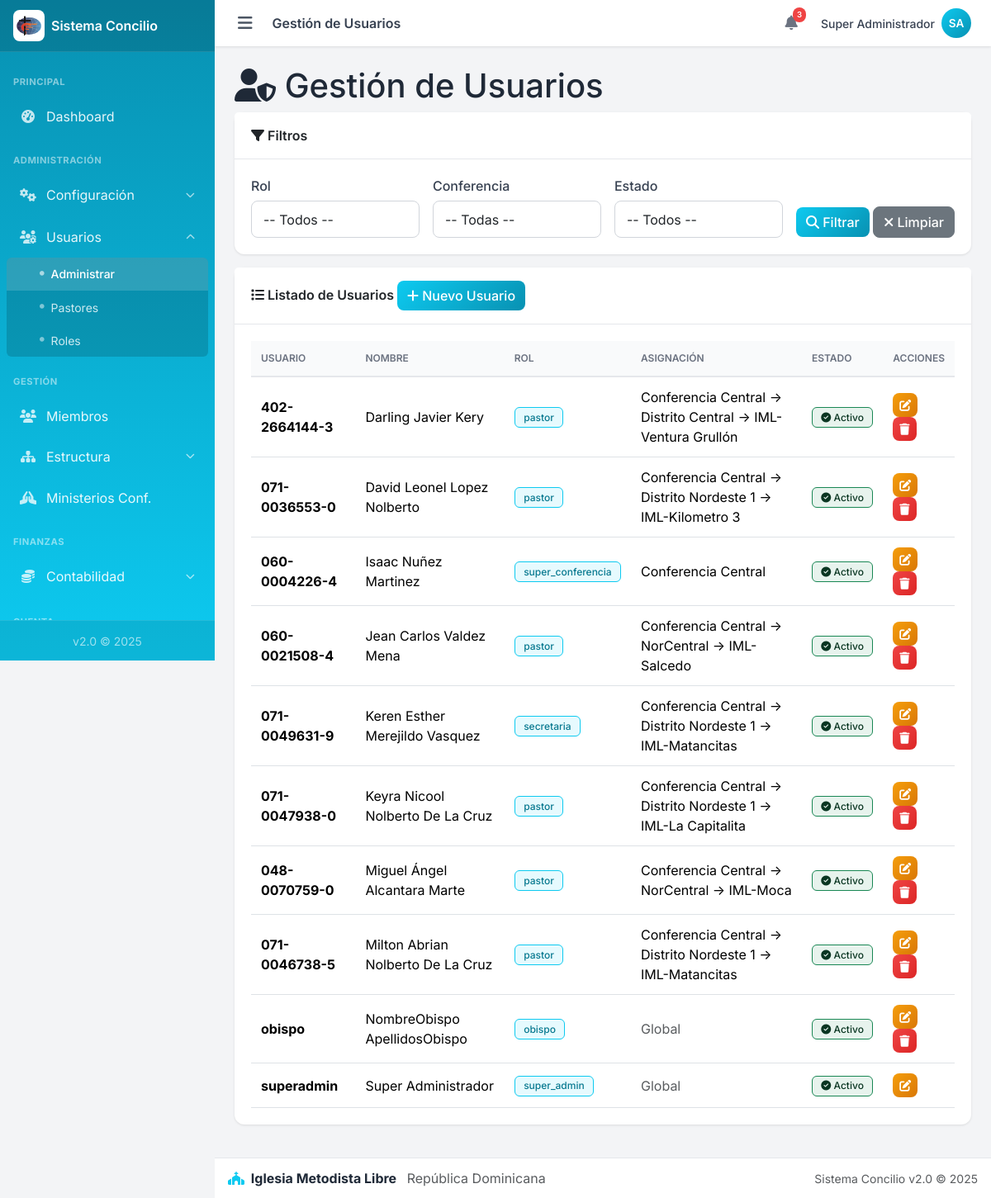
/admin/usuarios/index.php (signed in), run on the app's committed database.
### tables this page shows
CREATE TABLE `usuarios` (
  `id` int(11) NOT NULL,
  `nombre` varchar(100) NOT NULL,
  `apellido` varchar(100) NOT NULL,
  `usuario` varchar(100) NOT NULL,
  `clave` varchar(255) NOT NULL,
  `correo` varchar(150) DEFAULT NULL,
  `rol_id` int(11) NOT NULL,
  `conferencia_id` int(11) DEFAULT NULL,
  `distrito_id` int(11) DEFAULT NULL,
  `iglesia_id` int(11) DEFAULT NULL,
  `ministerio_id` int(11) DEFAULT NULL,
  `activo` tinyint(1) NOT NULL DEFAULT 1,
  `creado_en` timestamp NOT NULL DEFAULT current_timestamp()
);

CREATE TABLE `roles` (
  `id` int(11) NOT NULL,
  `nombre` varchar(50) NOT NULL,
  `descripcion` varchar(255) DEFAULT NULL
);

### admin/usuarios/index.php (the view, shortened to what this page needs)
<?php
require_once __DIR__ . '/../includes/header.php';
$USUARIO_ID = $_SESSION['usuario_id'];
require_once __DIR__ . '/../../config/config.php';
$params = [];
$types = '';
$sql = "SELECT u.*,
               r.nombre AS rol_nombre,
               c.nombre AS conferencia_nombre,
               d.nombre AS distrito_nombre,
               i.nombre AS iglesia_nombre,
               m.nombre AS ministerio_nombre
        FROM usuarios u
        LEFT JOIN roles r ON r.id = u.rol_id
        LEFT JOIN conferencias c ON c.id = u.conferencia_id
        LEFT JOIN distritos d ON d.id = u.distrito_id
        LEFT JOIN iglesias i ON i.id = u.iglesia_id
        LEFT JOIN ministerios m ON m.id = u.ministerio_id";
$sql .= " ORDER BY u.nombre, u.apellido";
try {
    if (!empty($params)) {
        $stmt = $conexion->prepare($sql);
        $stmt->bind_param($types, ...$params);
        $stmt->execute();
        $resultado = $stmt->get_result();
    } else {
        $resultado = $conexion->query($sql);
    }
} catch (Exception $e) {
    error_log("Error al obtener usuarios: " . $e->getMessage());
    echo "<div class='alert alert-danger'>Error al cargar los usuarios.</div>";
    require_once __DIR__ . '/../includes/footer.php';
    exit;
}
?>
<div class="content-header">
    <h1><i class="fas fa-user-shield"></i> Gestión de Usuarios</h1>
</div>
<div class="card" style="margin-bottom: 1rem;">
    <div class="card-header">
        <span class="card-title"><i class="fas fa-filter"></i> Filtros</span>
    </div>
    <div class="card-body">
        <form method="get" action="index.php" style="display: flex; flex-wrap: wrap; gap: 1rem; align-items: flex-end;">
            <div style="flex: 1; min-width: 150px;">
                <label class="form-label">Rol</label>
                <select name="rol" class="form-control">
                    <option value="0">-- Todos --</option>
                </select>
            </div>
            <div style="flex: 1; min-width: 150px;">
                <label class="form-label">Conferencia</label>
                <select name="conferencia" class="form-control">
                    <option value="0">-- Todas --</option>
                </select>
            </div>
            <div style="flex: 1; min-width: 150px;">
                <label class="form-label">Estado</label>
                <select name="estado" class="form-control">
                    <option value="">-- Todos --</option>
                </select>
            </div>
            <div>
                <button type="submit" class="btn btn-primary">
                    <i class="fas fa-search"></i> Filtrar
                </button>
                <a href="index.php" class="btn btn-secondary">
                    <i class="fas fa-times"></i> Limpiar
                </a>
            </div>
        </form>
    </div>
</div>
<div class="card">
    <div class="card-header">
        <span class="card-title"><i class="fas fa-list"></i> Listado de Usuarios</span>
        <a href="crear.php" class="btn btn-primary">
            <i class="fas fa-plus"></i> Nuevo Usuario
        </a>
    </div>
    <div class="card-body">
        <?php if ($resultado && $resultado->num_rows > 0): ?>
            <div class="table-responsive">
                <table class="table">
                    <thead>
                        <tr>
                            <th>Usuario</th>
                            <th>Nombre</th>
                            <th>Rol</th>
                            <th>Asignación</th>
                            <th>Estado</th>
                            <th>Acciones</th>
                        </tr>
                    </thead>
                    <tbody>
                        <?php while ($u = $resultado->fetch_assoc()): ?>
                            <tr>
                                <td data-label="Usuario">
                                    <strong><?php echo htmlspecialchars($u['usuario']); ?></strong>
                                </td>
                                <td data-label="Nombre">
                                    <?php echo htmlspecialchars($u['nombre'] . ' ' . $u['apellido']); ?>
                                </td>
                                <td data-label="Rol">
                                    <span class="badge bg-info bg-opacity-10 text-info border border-info">
                                        <?php echo htmlspecialchars($u['rol_nombre']); ?>
                                    </span>
                                </td>
                                <td data-label="Asignación">
                                    <?php
                                    $asignacion = [];
                                    if ($u['conferencia_nombre']) $asignacion[] = $u['conferencia_nombre'];
                                    if ($u['distrito_nombre']) $asignacion[] = $u['distrito_nombre'];
                                    if ($u['iglesia_nombre']) $asignacion[] = $u['iglesia_nombre'];
                                    echo !empty($asignacion) ? htmlspecialchars(implode(' → ', $asignacion)) : '<span class="text-muted">Global</span>';
                                    ?>
                                </td>
                                <td data-label="Estado">
                                    <?php if ($u['activo'] == 1): ?>
                                        <span class="badge bg-success bg-opacity-10 text-success border border-success">
                                            <i class="fas fa-check-circle"></i> Activo
                                        </span>
                                    <?php else: ?>
                                        <span class="badge bg-danger bg-opacity-10 text-danger border border-danger">
                                            <i class="fas fa-times-circle"></i> Inactivo
                                        </span>
                                    <?php endif; ?>
                                </td>
                                <td data-label="Acciones">
                                    <a href="editar.php?id=<?php echo $u['id']; ?>"
                                       class="btn btn-sm btn-warning"
                                       title="Editar">
                                        <i class="fas fa-edit"></i>
                                    </a>
                                    <?php if ($u['id'] != $USUARIO_ID): ?>
                                        <a href="eliminar.php?id=<?php echo $u['id']; ?>"
                                           class="btn btn-sm btn-danger"
                                           title="Eliminar"
                                           onclick="return confirm('¿Está seguro de eliminar este usuario?');">
                                            <i class="fas fa-trash"></i>
                                        </a>
                                    <?php endif; ?>
                                </td>
                            </tr>
                        <?php endwhile; ?>
                    </tbody>
                </table>
            </div>
        <?php endif; ?>
    </div>
</div>
<?php require_once __DIR__ . '/../includes/footer.php'; ?>

### css/custom.css (style rules this page uses)
:root { --primary: #0dcaf0; --primary-dark: #0891b2; --primary-light: #67e8f9; --primary-darker: #0e7490; --success: #10b981; --warning: #f59e0b; --danger: #ef4444; --info: #3b82f6; --gray-50: #f9fafb; --gray-100: #f3f4f6; --gray-200: #e5e7eb; --gray-300: #d1d5db; --gray-400: #9ca3af; --gray-500: #6b7280; --gray-600: #4b5563; --gray-700: #374151; --gray-800: #1f2937; --gray-900: #111827; --sidebar-width: 260px; --navbar-height: 56px; --footer-height: 50px; --shadow-sm: 0 1px 2px rgba(0, 0, 0, 0.05); --shadow: 0 1px 3px rgba(0, 0, 0, 0.1); --shadow-md: 0 4px 6px rgba(0, 0, 0, 0.1); --shadow-lg: 0 10px 15px rgba(0, 0, 0, 0.1); --font-family: 'Inter', -apple-system, BlinkMacSystemFont, sans-serif; }
* { box-sizing: border-box; }
html { scroll-behavior: smooth; -webkit-tap-highlight-color: transparent; }
body { font-family: var(--font-family); background: var(--gray-100); color: var(--gray-800); margin: 0; padding: 0; min-height: 100vh; }
.card { border: none; border-radius: 0.75rem; box-shadow: var(--shadow); background: #fff; margin-bottom: 1rem; }
.card-header { background: #fff; border-bottom: 1px solid var(--gray-200); padding: 1rem 1.25rem; font-weight: 600; border-radius: 0.75rem 0.75rem 0 0; }
.card-title { margin: 0; font-size: 1rem; font-weight: 600; }
.card-body { padding: 1.25rem; }
.table { margin-bottom: 0; }
.table thead th { background: var(--gray-50); border-bottom: 2px solid var(--gray-200); font-weight: 600; font-size: 0.75rem; text-transform: uppercase; color: var(--gray-500); padding: 0.75rem; }
.table td { padding: 0.75rem; vertical-align: middle; }
.btn { font-weight: 500; border-radius: 0.5rem; transition: all 0.2s ease; }
.btn-primary { background: linear-gradient(135deg, var(--primary) 0%, var(--primary-dark) 100%); border: none; }
.btn-warning { background: linear-gradient(135deg, var(--warning) 0%, #d97706 100%); border: none; color: #fff; }
.btn-danger { background: linear-gradient(135deg, var(--danger) 0%, #dc2626 100%); border: none; }
.form-control, .form-select { border-radius: 0.5rem; border-color: var(--gray-300); padding: 0.6rem 0.875rem; }
.form-label { font-weight: 500; color: var(--gray-700); margin-bottom: 0.375rem; }
.badge { font-weight: 500; padding: 0.35rem 0.65rem; border-radius: 0.375rem; }
.badge.bg-success.bg-opacity-10 { background-color: rgba(25, 135, 84, 0.1) !important; color: #0a3622 !important; border: 1px solid #198754; }
.badge.bg-info.bg-opacity-10 { background-color: rgba(13, 202, 240, 0.1) !important; color: #087990 !important; border: 1px solid #0dcaf0; }
body { overscroll-behavior-y: contain; }
.btn, .nav-link, .card[class*="bg-"] a { -webkit-user-select: none; user-select: none; -webkit-tap-highlight-color: transparent; }

### data on the page
usuarios: usuario "402-2664144-3", nombre+apellido "Darling Javier Kery", rol.nombre "pastor", asignacion "Conferencia Central → Distrito Central → IML-Ventura Grullón", activo 1 (drawn)
usuarios: usuario "071-0036553-0", nombre+apellido "David Leonel Lopez Nolberto", rol.nombre "pastor", asignacion "Conferencia Central → Distrito Nordeste 1 → IML-Kilometro 3", activo 1 (drawn)
usuarios: usuario "060-0004226-4", nombre+apellido "Isaac Nuñez Martinez", rol.nombre "super_conferencia", asignacion "Conferencia Central", activo 1 (drawn)
usuarios: usuario "060-0021508-4", nombre+apellido "Jean Carlos Valdez Mena", rol.nombre "pastor", asignacion "Conferencia Central → NorCentral → IML-Salcedo", activo 1 (drawn)
usuarios: usuario "071-0049631-9", nombre+apellido "Keren Esther Merejildo Vasquez", rol.nombre "secretaria", asignacion "Conferencia Central → Distrito Nordeste 1 → IML-Matancitas", activo 1 (drawn)
usuarios: usuario "071-0047938-0", nombre+apellido "Keyra Nicool Nolberto De La Cruz", rol.nombre "pastor", asignacion "Conferencia Central → Distrito Nordeste 1 → IML-La Capitalita", activo 1 (drawn)
usuarios: usuario "048-0070759-0", nombre+apellido "Miguel Ángel Alcantara Marte", rol.nombre "pastor", asignacion "Conferencia Central → NorCentral → IML-Moca", activo 1 (drawn)
usuarios: usuario "071-0046738-5", nombre+apellido "Milton Abrian Nolberto De La Cruz", rol.nombre "pastor", asignacion "Conferencia Central → Distrito Nordeste 1 → IML-Matancitas", activo 1 (drawn)
usuarios: usuario "obispo", nombre+apellido "NombreObispo ApellidosObispo", rol.nombre "obispo", shows "Global", activo 1 (drawn)
usuarios: usuario "superadmin", nombre+apellido "Super Administrador", rol.nombre "super_admin", shows "Global", activo 1 (drawn)

### other printed values
$titulo_pagina "Gestión de Usuarios"
$USUARIO_NOMBRE "Super Administrador"
$iniciales "SA"
